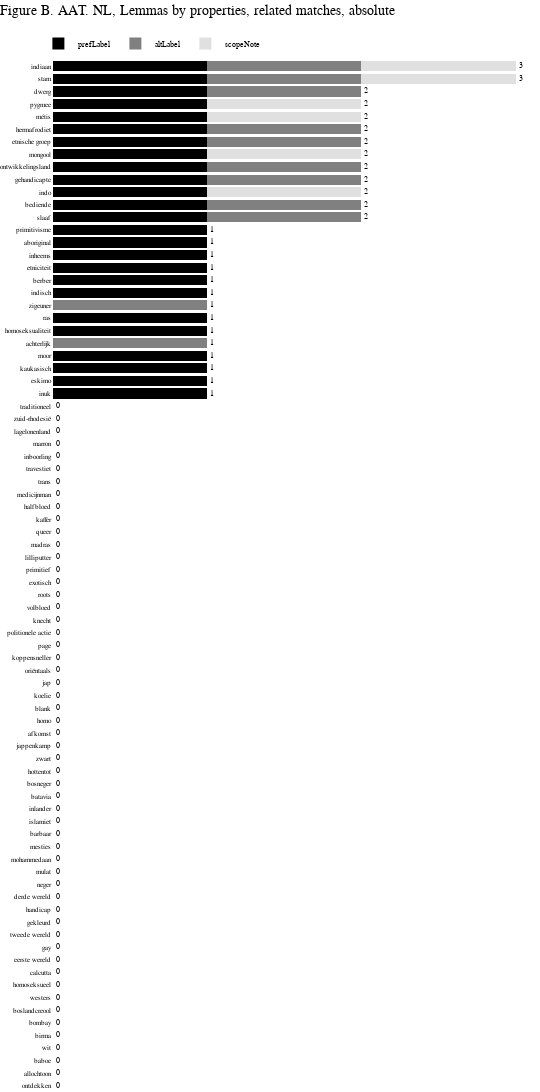

Notebook code for this chart:
### Code cell
lemmas = list(stats_by_lemma_nl['lemma'])
pref = list(stats_by_lemma_nl['aat_pref'])
alt = list(stats_by_lemma_nl['aat_alt'])
scopeNote = list(stats_by_lemma_nl['aat_scopeNote'])

# total marker
text_marker = list(stats_by_lemma_nl['aat_total'])

bar_chart = go.Figure(data=[
    go.Bar(name="prefLabel",
           x=pref,
           y=lemmas,
           hovertext=pref,
           orientation='h',
           marker_color='rgb(0,0,0)'),
    
    go.Bar(name="altLabel",
           x=alt,
           y=lemmas,
           hovertext=alt,
           orientation='h',
           marker_color='rgb(128, 128, 128)'),
    
    go.Bar(name="scopeNote",
           x=scopeNote,
           y=lemmas,
           hovertext=scopeNote,
           orientation='h',
           marker_color='rgb(224, 224, 224)',
           text=text_marker,
           textposition='outside')

])

bar_chart.update_layout(barmode='stack',
                  width=540,
                  height=1230,
                  bargap=0.2,
                  paper_bgcolor='rgb(255, 255, 255)',
                  plot_bgcolor='rgb(255, 255, 255)',
                  title={"text":"Figure B. AAT. NL, Lemmas by properties, related matches, absolute",
                        "x":0,
                        "y":1,
                        "yanchor":"top",
                        "yref":"paper",
                        "pad":{"t":-55},
                        "font":{"size":14}},
                  
                  margin=dict(
                    l=0,
                    r=0,
                    b=0,
                    t=60,
                    pad=1),
                  
                  font=dict(
                    family="Arial",
                    size=7,
                    color="black"),
                  
                  legend=dict(
                    traceorder="normal",
                    orientation="h",
                    itemsizing='constant',
                    itemwidth=30,
                    yanchor="top",
                    y=1.03,
                    xanchor="left",
                    x=-0.03,
                    font=dict(
                    family="Arial",
                    size=8,
                    color="black"
                )),
                 )

bar_chart.update_traces(marker=dict(line=dict(width=0)),hoverinfo='text',
                 textfont_size=8, selector=dict(type='bar'))

bar_chart.update_yaxes(showgrid=False,
                visible=True)

bar_chart.update_xaxes(showgrid=False,
                visible=False)

### Figure 1 — Plotly figure (JSON) as saved in the notebook; plotly's stock layout.template omitted (floating-point values rounded to 4 significant figures)
{"data": [{"hoverinfo": "text", "hovertext": ["0", "0", "0", "0", "0", "0", "0", "0", "0", "0", "0", "0", "0", "0", "0", "0", "0", "0", "0", "0", "0", "0", "0", "0", "0", "0", "0", "0", "0", "0", "0", "0", "0", "0", "0", "0", "0", "0", "0", "0", "0", "0", "0", "0", "0", "0", "0", "0", "0", "0", "0", "0", "0", "0", "0", "1", "1", "1", "1", "0", "1", "1", "0", "1", "1", "1", "1", "1", "1", "1", "1", "1", "1", "1", "1", "1", "1", "1", "1", "1", "1", "1"], "marker": {"color": "rgb(0,0,0)", "line": {"width": 0}}, "name": "prefLabel", "orientation": "h", "textfont": {"size": 8}, "type": "bar", "x": [0, 0, 0, 0, 0, 0, 0, 0, 0, 0, 0, 0, 0, 0, 0, 0, 0, 0, 0, 0, 0, 0, 0, 0, 0, 0, 0, 0, 0, 0, 0, 0, 0, 0, 0, 0, 0, 0, 0, 0, 0, 0, 0, 0, 0, 0, 0, 0, 0, 0, 0, 0, 0, 0, 0, 1, 1, 1, 1, 0, 1, 1, 0, 1, 1, 1, 1, 1, 1, 1, 1, 1, 1, 1, 1, 1, 1, 1, 1, 1, 1, 1], "y": ["ontdekken", "allochtoon", "baboe", "wit", "birma", "bombay", "boslandcreool", "westers", "homoseksueel", "calcutta", "eerste wereld", "gay", "tweede wereld", "gekleurd", "handicap", "derde wereld", "neger", "mulat", "mohammedaan", "mesties", "barbaar", "islamiet", "inlander", "batavia", "bosneger", "hottentot", "zwart", "jappenkamp", "afkomst", "homo", "blank", "koelie", "jap", "oriëntaals", "koppensneller", "page", "politionele actie", "knecht", "volbloed", "roots", "exotisch", "primitief", "lilliputter", "madras", "queer", "kaffer", "halfbloed", "medicijnman", "trans", "travestiet", "inboorling", "marron", "lagelonenland", "zuid-rhodesië", "traditioneel", "inuk", "eskimo", "kaukasisch", "moor", "achterlijk", "homoseksualiteit", "ras", "zigeuner", "indisch", "berber", "etniciteit", "inheems", "aboriginal", "primitivisme", "slaaf", "bediende", "indo", "gehandicapte", "ontwikkelingsland", "mongool", "etnische groep", "hermafrodiet", "métis", "pygmee", "dwerg", "stam", "indiaan"]}, {"hoverinfo": "text", "hovertext": ["0", "0", "0", "0", "0", "0", "0", "0", "0", "0", "0", "0", "0", "0", "0", "0", "0", "0", "0", "0", "0", "0", "0", "0", "0", "0", "0", "0", "0", "0", "0", "0", "0", "0", "0", "0", "0", "0", "0", "0", "0", "0", "0", "0", "0", "0", "0", "0", "0", "0", "0", "0", "0", "0", "0", "0", "0", "0", "0", "1", "0", "0", "1", "0", "0", "0", "0", "0", "0", "1", "1", "0", "1", "1", "0", "1", "1", "0", "0", "1", "1", "1"], "marker": {"color": "rgb(128, 128, 128)", "line": {"width": 0}}, "name": "altLabel", "orientation": "h", "textfont": {"size": 8}, "type": "bar", "x": [0, 0, 0, 0, 0, 0, 0, 0, 0, 0, 0, 0, 0, 0, 0, 0, 0, 0, 0, 0, 0, 0, 0, 0, 0, 0, 0, 0, 0, 0, 0, 0, 0, 0, 0, 0, 0, 0, 0, 0, 0, 0, 0, 0, 0, 0, 0, 0, 0, 0, 0, 0, 0, 0, 0, 0, 0, 0, 0, 1, 0, 0, 1, 0, 0, 0, 0, 0, 0, 1, 1, 0, 1, 1, 0, 1, 1, 0, 0, 1, 1, 1], "y": ["ontdekken", "allochtoon", "baboe", "wit", "birma", "bombay", "boslandcreool", "westers", "homoseksueel", "calcutta", "eerste wereld", "gay", "tweede wereld", "gekleurd", "handicap", "derde wereld", "neger", "mulat", "mohammedaan", "mesties", "barbaar", "islamiet", "inlander", "batavia", "bosneger", "hottentot", "zwart", "jappenkamp", "afkomst", "homo", "blank", "koelie", "jap", "oriëntaals", "koppensneller", "page", "politionele actie", "knecht", "volbloed", "roots", "exotisch", "primitief", "lilliputter", "madras", "queer", "kaffer", "halfbloed", "medicijnman", "trans", "travestiet", "inboorling", "marron", "lagelonenland", "zuid-rhodesië", "traditioneel", "inuk", "eskimo", "kaukasisch", "moor", "achterlijk", "homoseksualiteit", "ras", "zigeuner", "indisch", "berber", "etniciteit", "inheems", "aboriginal", "primitivisme", "slaaf", "bediende", "indo", "gehandicapte", "ontwikkelingsland", "mongool", "etnische groep", "hermafrodiet", "métis", "pygmee", "dwerg", "stam", "indiaan"]}, {"hoverinfo": "text", "hovertext": ["0", "0", "0", "0", "0", "0", "0", "0", "0", "0", "0", "0", "0", "0", "0", "0", "0", "0", "0", "0", "0", "0", "0", "0", "0", "0", "0", "0", "0", "0", "0", "0", "0", "0", "0", "0", "0", "0", "0", "0", "0", "0", "0", "0", "0", "0", "0", "0", "0", "0", "0", "0", "0", "0", "0", "0", "0", "0", "0", "0", "0", "0", "0", "0", "0", "0", "0", "0", "0", "0", "0", "1", "0", "0", "1", "0", "0", "1", "1", "0", "1", "1"], "marker": {"color": "rgb(224, 224, 224)", "line": {"width": 0}}, "name": "scopeNote", "orientation": "h", "text": ["0", "0", "0", "0", "0", "0", "0", "0", "0", "0", "0", "0", "0", "0", "0", "0", "0", "0", "0", "0", "0", "0", "0", "0", "0", "0", "0", "0", "0", "0", "0", "0", "0", "0", "0", "0", "0", "0", "0", "0", "0", "0", "0", "0", "0", "0", "0", "0", "0", "0", "0", "0", "0", "0", "0", "1", "1", "1", "1", "1", "1", "1", "1", "1", "1", "1", "1", "1", "1", "2", "2", "2", "2", "2", "2", "2", "2", "2", "2", "2", "3", "3"], "textfont": {"size": 8}, "textposition": "outside", "type": "bar", "x": [0, 0, 0, 0, 0, 0, 0, 0, 0, 0, 0, 0, 0, 0, 0, 0, 0, 0, 0, 0, 0, 0, 0, 0, 0, 0, 0, 0, 0, 0, 0, 0, 0, 0, 0, 0, 0, 0, 0, 0, 0, 0, 0, 0, 0, 0, 0, 0, 0, 0, 0, 0, 0, 0, 0, 0, 0, 0, 0, 0, 0, 0, 0, 0, 0, 0, 0, 0, 0, 0, 0, 1, 0, 0, 1, 0, 0, 1, 1, 0, 1, 1], "y": ["ontdekken", "allochtoon", "baboe", "wit", "birma", "bombay", "boslandcreool", "westers", "homoseksueel", "calcutta", "eerste wereld", "gay", "tweede wereld", "gekleurd", "handicap", "derde wereld", "neger", "mulat", "mohammedaan", "mesties", "barbaar", "islamiet", "inlander", "batavia", "bosneger", "hottentot", "zwart", "jappenkamp", "afkomst", "homo", "blank", "koelie", "jap", "oriëntaals", "koppensneller", "page", "politionele actie", "knecht", "volbloed", "roots", "exotisch", "primitief", "lilliputter", "madras", "queer", "kaffer", "halfbloed", "medicijnman", "trans", "travestiet", "inboorling", "marron", "lagelonenland", "zuid-rhodesië", "traditioneel", "inuk", "eskimo", "kaukasisch", "moor", "achterlijk", "homoseksualiteit", "ras", "zigeuner", "indisch", "berber", "etniciteit", "inheems", "aboriginal", "primitivisme", "slaaf", "bediende", "indo", "gehandicapte", "ontwikkelingsland", "mongool", "etnische groep", "hermafrodiet", "métis", "pygmee", "dwerg", "stam", "indiaan"]}], "layout": {"bargap": 0.2, "barmode": "stack", "font": {"color": "black", "family": "Arial", "size": 7}, "height": 1230, "legend": {"font": {"color": "black", "family": "Arial", "size": 8}, "itemsizing": "constant", "itemwidth": 30, "orientation": "h", "traceorder": "normal", "x": -0.03, "xanchor": "left", "y": 1.03, "yanchor": "top"}, "margin": {"b": 0, "l": 0, "pad": 1, "r": 0, "t": 60}, "paper_bgcolor": "rgb(255, 255, 255)", "plot_bgcolor": "rgb(255, 255, 255)", "title": {"font": {"size": 14}, "pad": {"t": -55}, "text": "Figure B. AAT. NL, Lemmas by properties, related matches, absolute", "x": 0, "y": 1, "yanchor": "top", "yref": "paper"}, "width": 540, "xaxis": {"showgrid": false, "visible": false}, "yaxis": {"showgrid": false, "visible": true}}}
